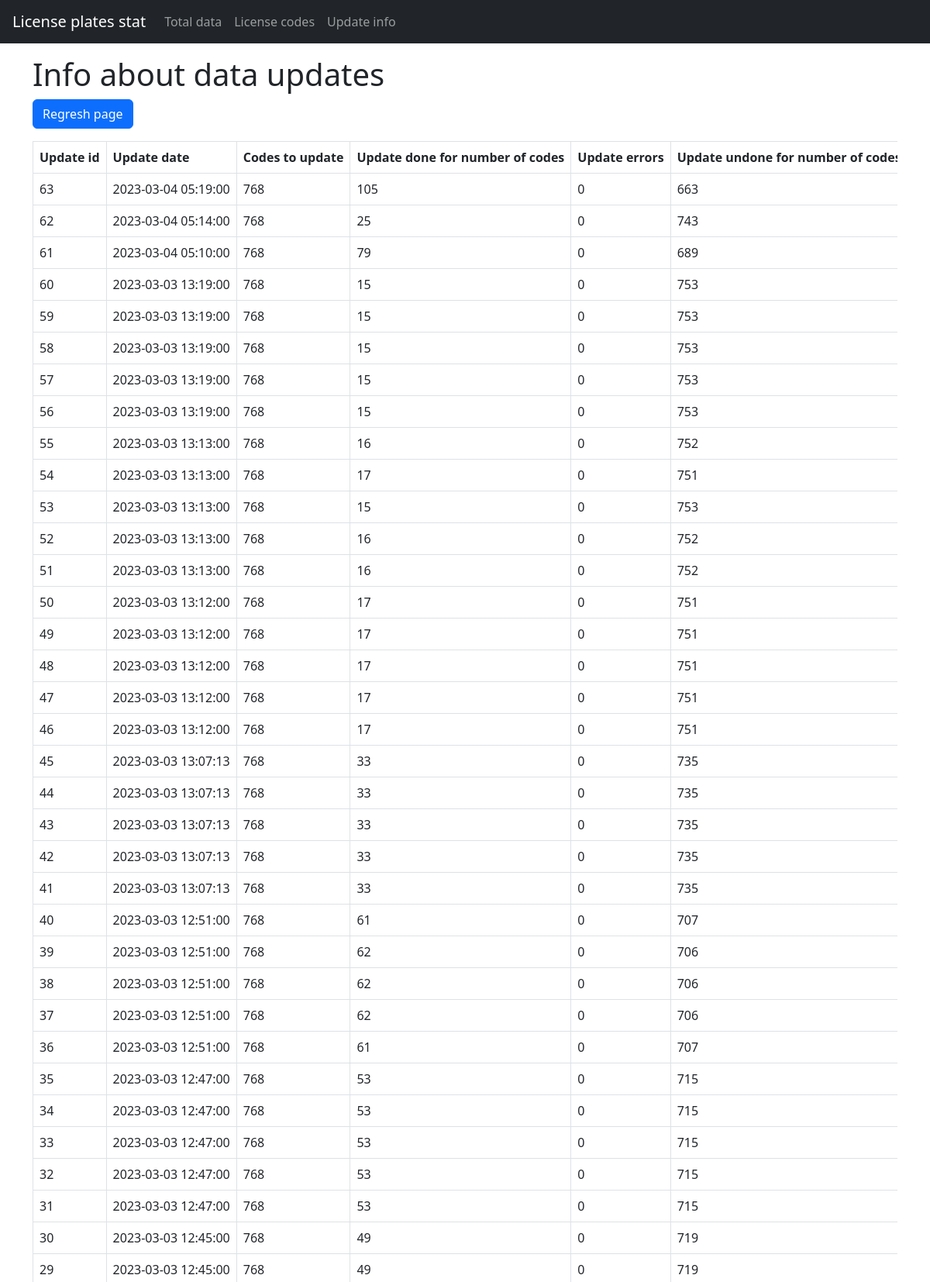
The page /updateinfo (upper part) on the database its author committed.
### tables this page shows
CREATE TABLE updates (id INTEGER PRIMARY KEY AUTOINCREMENT,letters_number INTEGER NOT NULL,created_at TIMESTAMP NOT NULL DEFAULT CURRENT_TIMESTAMP,sucesses INTEGER,undone INTEGER,errors INTEGER);

### license_plates_stat/app.py (the view)
@app.route('/updateinfo', methods=['GET', 'POST'])
def update_info():
    connection = sqlite3.connect('data/database.db')
    cur = connection.cursor()
    upd_data = cur.execute("SELECT * FROM updates ORDER BY id DESC",
    ).fetchall()
    return render_template(
        '/update_info.html',
        upd_data = upd_data,
    )

### license_plates_stat/templates/update_info.html
{% extends 'base.html' %}
{% block main %}
<main class="flex-grow-1">
    <div class="container-lg mt-3">
        <h1>Info about data updates</h1>
            <div class="row">
                <div class="col-xl-3 col-12 mb-3">
                    <form method="get" action="{{ url_for('update_info') }}" >
                        <input type="submit" class="btn btn-primary" value="Regresh page">
                        </form>
              </div>
              </div>
        <div>
        <div class="table-responsive">
            <table id="myTable" class="table table-bordered table-hover text-nowrap" data-test="urls">
                <tbody>
                    <tr>
                        <th>Update id</th>
                        <th>Update date</th>
                        <th>Codes to update</th>
                        <th>Update done for number of codes</th>
                        <th>Update errors</th>
                        <th>Update undone for number of codes</th>
                    </tr>
                    {% if upd_data %}
                    {% for upd_id, upd_codes_number, upd_date, upd_done, upd_undone, upd_errors in upd_data %}
                    <tr>
                        <td>
                        {{ upd_id|safe|int }}
                        </td>
                        <td>
                        {{ upd_date }}
                        </td>
                        <td>
                        {{ upd_codes_number }}
                        </td>
                        <td>
                        {{ upd_done }}
                        </td>
                        <td>
                        {{ upd_errors }}
                        </td>
                        <td>
                        {{ upd_undone }}
                        </td>
                    </tr>
                    {% endfor %}
                    {% endif %}
                </tbody>
            </table>
        </div>
    </div>
</main>
{% endblock main %}

### rows shown on the page
updates: id "63", created_at "2023-03-04 05:19:00", letters_number "768", sucesses "105", errors "0", undone "663"
updates: id "62", created_at "2023-03-04 05:14:00", letters_number "768", sucesses "25", errors "0", undone "743"
updates: id "61", created_at "2023-03-04 05:10:00", letters_number "768", sucesses "79", errors "0", undone "689"
updates: id "60", created_at "2023-03-03 13:19:00", letters_number "768", sucesses "15", errors "0", undone "753"
updates: id "59", created_at "2023-03-03 13:19:00", letters_number "768", sucesses "15", errors "0", undone "753"
updates: id "58", created_at "2023-03-03 13:19:00", letters_number "768", sucesses "15", errors "0", undone "753"
updates: id "57", created_at "2023-03-03 13:19:00", letters_number "768", sucesses "15", errors "0", undone "753"
updates: id "56", created_at "2023-03-03 13:19:00", letters_number "768", sucesses "15", errors "0", undone "753"
updates: id "55", created_at "2023-03-03 13:13:00", letters_number "768", sucesses "16", errors "0", undone "752"
updates: id "54", created_at "2023-03-03 13:13:00", letters_number "768", sucesses "17", errors "0", undone "751"
updates: id "53", created_at "2023-03-03 13:13:00", letters_number "768", sucesses "15", errors "0", undone "753"
updates: id "52", created_at "2023-03-03 13:13:00", letters_number "768", sucesses "16", errors "0", undone "752"
updates: id "51", created_at "2023-03-03 13:13:00", letters_number "768", sucesses "16", errors "0", undone "752"
updates: id "50", created_at "2023-03-03 13:12:00", letters_number "768", sucesses "17", errors "0", undone "751"
updates: id "49", created_at "2023-03-03 13:12:00", letters_number "768", sucesses "17", errors "0", undone "751"
updates: id "48", created_at "2023-03-03 13:12:00", letters_number "768", sucesses "17", errors "0", undone "751"
updates: id "47", created_at "2023-03-03 13:12:00", letters_number "768", sucesses "17", errors "0", undone "751"
updates: id "46", created_at "2023-03-03 13:12:00", letters_number "768", sucesses "17", errors "0", undone "751"
updates: id "45", created_at "2023-03-03 13:07:13", letters_number "768", sucesses "33", errors "0", undone "735"
updates: id "44", created_at "2023-03-03 13:07:13", letters_number "768", sucesses "33", errors "0", undone "735"
updates: id "43", created_at "2023-03-03 13:07:13", letters_number "768", sucesses "33", errors "0", undone "735"
updates: id "42", created_at "2023-03-03 13:07:13", letters_number "768", sucesses "33", errors "0", undone "735"
updates: id "41", created_at "2023-03-03 13:07:13", letters_number "768", sucesses "33", errors "0", undone "735"
updates: id "40", created_at "2023-03-03 12:51:00", letters_number "768", sucesses "61", errors "0", undone "707"
updates: id "39", created_at "2023-03-03 12:51:00", letters_number "768", sucesses "62", errors "0", undone "706"
updates: id "38", created_at "2023-03-03 12:51:00", letters_number "768", sucesses "62", errors "0", undone "706"
updates: id "37", created_at "2023-03-03 12:51:00", letters_number "768", sucesses "62", errors "0", undone "706"
updates: id "36", created_at "2023-03-03 12:51:00", letters_number "768", sucesses "61", errors "0", undone "707"
updates: id "35", created_at "2023-03-03 12:47:00", letters_number "768", sucesses "53", errors "0", undone "715"
updates: id "34", created_at "2023-03-03 12:47:00", letters_number "768", sucesses "53", errors "0", undone "715"
updates: id "33", created_at "2023-03-03 12:47:00", letters_number "768", sucesses "53", errors "0", undone "715"
updates: id "32", created_at "2023-03-03 12:47:00", letters_number "768", sucesses "53", errors "0", undone "715"
updates: id "31", created_at "2023-03-03 12:47:00", letters_number "768", sucesses "53", errors "0", undone "715"
updates: id "30", created_at "2023-03-03 12:45:00", letters_number "768", sucesses "49", errors "0", undone "719"
updates: id "29", created_at "2023-03-03 12:45:00", letters_number "768", sucesses "49", errors "0", undone "719"
